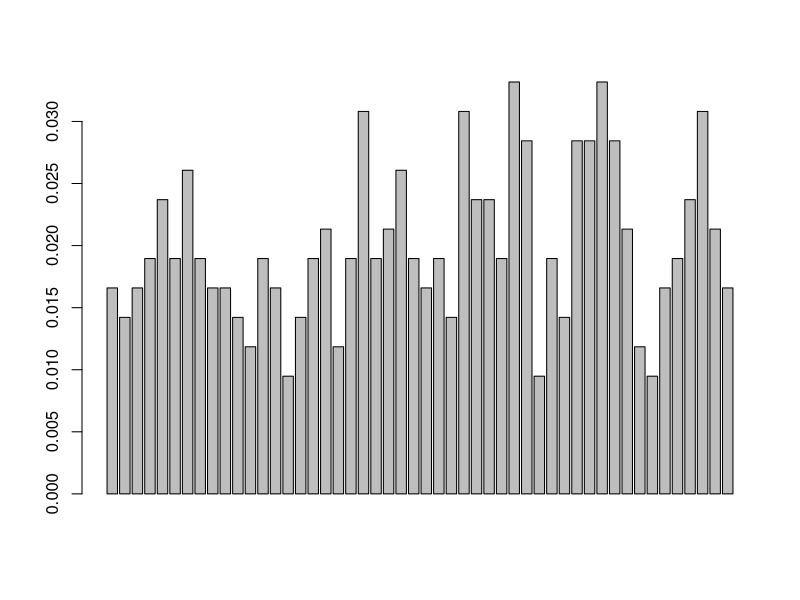
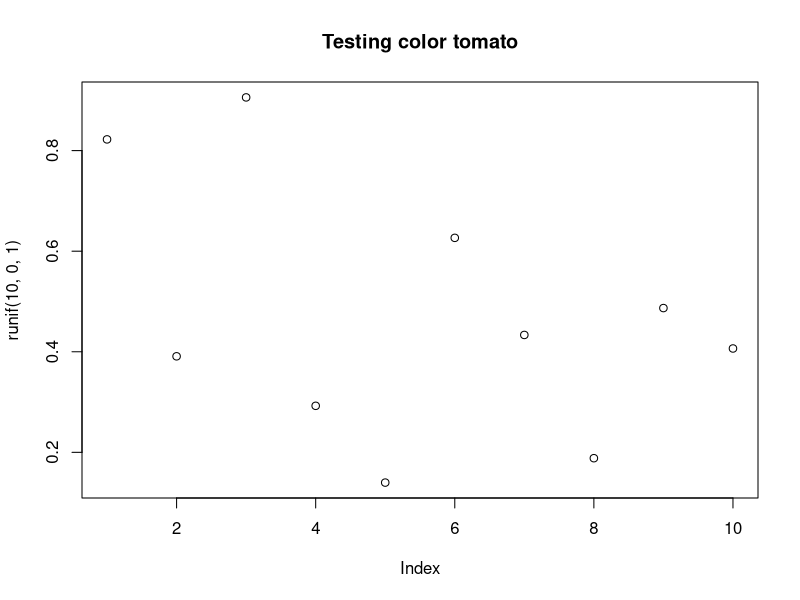

Write R code to recreate these figures, in order.
## ---- chunk 1
knitr::opts_chunk$set(echo = TRUE)
## ---- chunk 2
head(USArrests)
## ---- chunk 3
states <- rownames(USArrests)
head(states)
## ---- chunk 4
num_chars <- nchar(states)
num_chars
## ---- chunk 5
tolower(states)
## ---- chunk 6
toupper(states)
## ---- chunk 7
casefold(states, upper=TRUE)
## ---- chunk 8
casefold(states, upper=FALSE)
## ---- chunk 9
char_freqs <- prop.table(num_chars)
barplot(char_freqs)
## ---- chunk 10
paste('Pumpkin', 'Pie')
## ---- chunk 11
paste(states[(0:5)], num_chars[(0:5)], sep="=")
## ---- chunk 12
paste(states[(0:5)], collapse='')
## ---- chunk 13
substr(states, 1, 3)
## ---- chunk 14
paste(substr(states, 1, 1), substr(states, num_chars - 2, num_chars), sep='')
## ---- chunk 15
paste(states[num_chars == 4], collapse = ", ")
## ---- chunk 16
states_list = c()
i <- 0
for (len in 3:max(num_chars)) {
  if (len %% 2 == 0) {
    states_list[i] <- paste(toupper(states[num_chars == len]), collapse = ", ")
    i <- i + 1
  } else {
    states_list[i] <- paste(tolower(states[num_chars == len]), collapse = ", ")
    i <- i + 1
  }
}
names(states_list) = paste((min(num_chars):(max(num_chars))), 'chars', sep='-')
states_list
## ---- chunk 17
to_celsius <- function(x = 1) {
  (x - 32) * (5/9)
}

to_kelvin <- function(x = 1) {
  (x + 459.67) * (5/9)
}

to_reaumur <- function(x = 1) {
  (x - 32) * (4/9)
}

to_rankine <- function(x = 1) {
  x + 459.67
}

temp_convert <- function(x = 1, to = "celsius") {
  to <- tolower(to)
  switch(to,
         "celsius" = to_celsius(x),
         "kelvin" = to_kelvin(x),
         "reaumur" = to_reaumur(x),
         "rankine" = to_rankine(x))
}
temp_convert(30, 'celsius')
temp_convert(30, 'Celsius')
temp_convert(30, 'CELSIUS')
## ---- chunk 18
v1 <- c('file1.csv', 'file2.csv', 'file3.csv', 'file4.csv', 'file5.csv', 'file6.csv', 'file7.csv', 'file8.csv', 'file9.csv', 'file10.csv')
v2 <- paste(paste('file', 1:10, sep=''), '.csv', sep='')
v3 <- paste('file', paste(1:10, '.csv', sep=''), sep='')
v1
v2
v3
## ---- chunk 19
gsub('file', 'dataset', v1)
## ---- chunk 20
# name of output file
outfile <- "output.txt"

# writing to 'outfile.txt'
cat("---", file = outfile)
cat("\n", file = outfile, append = TRUE)
cat("title: Lab 10", file = outfile, append=TRUE)
cat("\n", file = outfile, append = TRUE)
cat("author: Yowsean Li", file = outfile, append=TRUE)
cat("\n", file = outfile, append = TRUE)
cat("date: 11/2/2017", file = outfile, append=TRUE)
cat("\n", file = outfile, append = TRUE)
cat("output: html_document", file=outfile, append=TRUE)
cat("\n", file = outfile, append = TRUE)
cat("---", file = outfile, append=TRUE)
cat("\n\n", file = outfile, append = TRUE)
cat("This is the first line", file = outfile, append=TRUE)
# insert new line
cat("\n", file = outfile, append = TRUE)
cat("A 2nd line", file = "output.txt", append = TRUE)
# insert 2 new lines
cat("\n\n", file = outfile, append = TRUE)
cat("\nThe quick brown fox jumps over the lazy dog\n",
    file = outfile, append = TRUE)
## ---- chunk 21
is_color <- function(color) {
  Rcolors <- colors()
  tolower(color) %in% Rcolors
}
is_color('yellow')  # TRUE

is_color('blu')     # FALSE

is_color('turkuoise') # FALSE
## ---- chunk 22
colplot <- function(col) {
  if (is_color(col)) {
    plot(runif(10, 0, 1), main=paste('Testing color', col))
  } else {
    print(paste('Invalid color', col))
  }
}
# this should plot
colplot('tomato')

# this stops with error message
colplot('tomate')
## ---- chunk 23
# random vector of letters
set.seed(1)
letrs <- sample(letters, size = 100, replace = TRUE)
head(letrs)

letrcounts <- table(letrs)
vowels <- letrcounts[names(letrcounts) == 'a' |names(letrcounts) == 'e' |names(letrcounts) == 'i' |names(letrcounts) == 'o' |names(letrcounts) == 'u']
vowels
consonants <- letrcounts[names(letrcounts) != 'a' &names(letrcounts) != 'e' &names(letrcounts) != 'i' &names(letrcounts) != 'o' &names(letrcounts) != 'u']
consonants
## ---- chunk 24
count_letters <- function(list) {
  letters <- length(list)
  vowels <- 0
  consonants <- 0
  for (l in list) {
    if (l == 'a'|l=='e'|l=='i'|l=='o'|l=='u') {
      vowels <- vowels + 1
    } else {
      consonants <- consonants + 1
    }
  }
  print(paste('letters:', letters))
  print(paste('vowels:', vowels))
  print(paste('consonants:', consonants))
}
count_letters(letrs)
